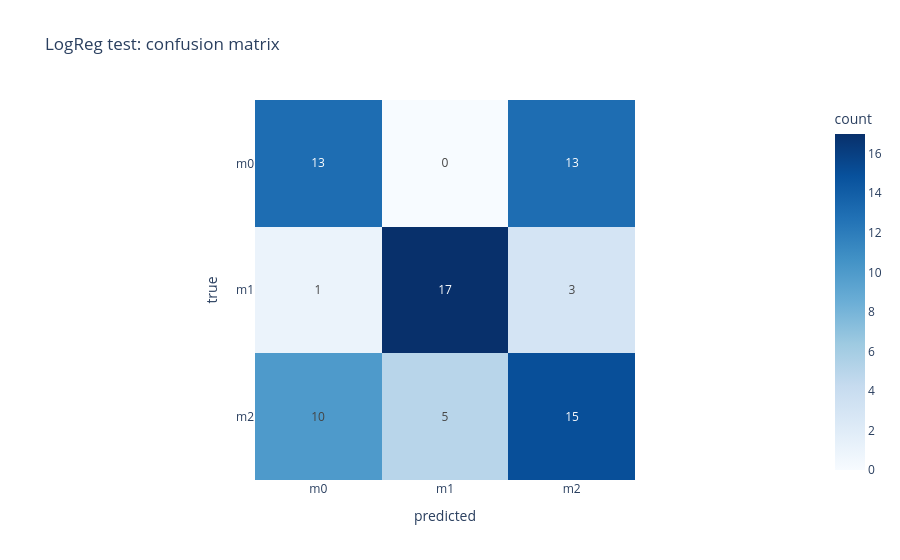

The notebook cell this image was saved under:
### Markdown cell above
How much does the MLP improve over logistic regression, and what evidence supports the comparison?   
complicated question, we had one MLP model that performed better than logreg on the val dataset  
MLP performed worse on the test dataset, as well as logreg(can see down below the result)  

so MLP is better, by around 0.07

### Code cell
logreg_test_pred = logreg.predict(X_test)
logreg_test_metrics = show_metrics("LogReg test", y_test, logreg_test_pred)

cm = confusion_matrix(y_test, logreg_test_pred, labels=class_names)
fig = px.imshow(cm, x=class_names, y=class_names, text_auto=True, color_continuous_scale="Blues",
                labels={"x": "predicted", "y": "true", "color": "count"},
                title="LogReg test: confusion matrix")
fig.show()

### Figure 1 — Plotly figure (JSON) as saved in the notebook; plotly's stock layout.template omitted (floating-point values rounded to 4 significant figures)
{"data": [{"coloraxis": "coloraxis", "hovertemplate": "predicted: %{x}<br>true: %{y}<br>count: %{z}<extra></extra>", "name": "0", "texttemplate": "%{z}", "type": "heatmap", "x": ["m0", "m1", "m2"], "xaxis": "x", "y": ["m0", "m1", "m2"], "yaxis": "y", "z": [[13, 0, 13], [1, 17, 3], [10, 5, 15]]}], "layout": {"coloraxis": {"autocolorscale": false, "colorbar": {"title": {"text": "count"}}, "colorscale": [[0, "rgb(247,251,255)"], [0.125, "rgb(222,235,247)"], [0.25, "rgb(198,219,239)"], [0.375, "rgb(158,202,225)"], [0.5, "rgb(107,174,214)"], [0.625, "rgb(66,146,198)"], [0.75, "rgb(33,113,181)"], [0.875, "rgb(8,81,156)"], [1, "rgb(8,48,107)"]]}, "title": {"text": "LogReg test: confusion matrix"}, "xaxis": {"anchor": "y", "constrain": "domain", "domain": [0, 1], "scaleanchor": "y", "title": {"text": "predicted"}}, "yaxis": {"anchor": "x", "autorange": "reversed", "constrain": "domain", "domain": [0, 1], "title": {"text": "true"}}}}
